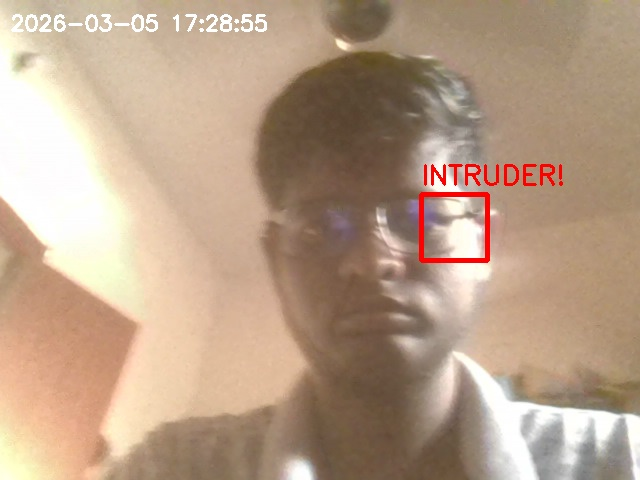
#> input picture intruders/intruder_1772711939.jpg, 640 x 480 px, given in place of the camera
$ python main_theft.py
#> lines starting #> are read from the running program, lines starting #| are printed output that depends on the picture; after the words box and inside, x2 and y2 are one past the last pixel; in counts of white or black regions, pixels touching at a corner belong together
#> (the call stopped at in _send_text, `response = requests.post(url, json=payload, timeout=5)`: requests is not available in this run)
#> in run, frame is the input picture: shape (480, 640, 3); mean B, G, R 136.7, 159.3, 185.2
### theft_detector.py
"""
Theft Detection System - COMPLETE FIXED VERSION
"""

import cv2
import numpy as np
import time
from datetime import datetime
import os

class TheftDetector:
    def __init__(self, notifier):
        """Initialize theft detector"""
        self.notifier = notifier

        # Initialize face detector
        self.face_cascade = cv2.CascadeClassifier(
            cv2.data.haarcascades + 'haarcascade_frontalface_default.xml'
        )

        # Motion detection
        self.back_subtractor = cv2.createBackgroundSubtractorMOG2()
        self.min_area = 5000

        # Alert variables
        self.last_alert_time = 0
        self.alert_cooldown = 15  # Seconds between alerts

        # Create intruder folder
        self.intruder_dir = "intruders"
        if not os.path.exists(self.intruder_dir):
            os.makedirs(self.intruder_dir)

        print("🔒 Theft Detection System Initialized")
        print(f"⏱️ Alert Cooldown: {self.alert_cooldown} seconds")

    # [24 lines left out: function detect_faces, not called in this run]

    def detect_motion(self, frame):
        """Detect motion in frame - GREEN boxes"""
        fg_mask = self.back_subtractor.apply(frame)
#> fg_mask: shape (480, 640); every value is 127
        thresh = cv2.threshold(fg_mask, 25, 255, cv2.THRESH_BINARY)[1]
#> thresh: shape (480, 640); every value is 255
        thresh = cv2.dilate(thresh, None, iterations=2)

        contours, _ = cv2.findContours(thresh, cv2.RETR_EXTERNAL, cv2.CHAIN_APPROX_SIMPLE)
#> contours = [[[0, 0], [0, 479], [639, 479], [639, 0]]]

        motion_detected = False
        for contour in contours:
            if cv2.contourArea(contour) > self.min_area:
                motion_detected = True
                (x, y, w, h) = cv2.boundingRect(contour)
                cv2.rectangle(frame, (x, y), (x+w, y+h), (0, 255, 0), 2)
#> this loop made 1 pass
#> (contour, motion_detected, x, y, w, h) on pass 1: ([[0, 0], [0, 479], [639, 479], [639, 0]], True, 0, 0, 640, 480)
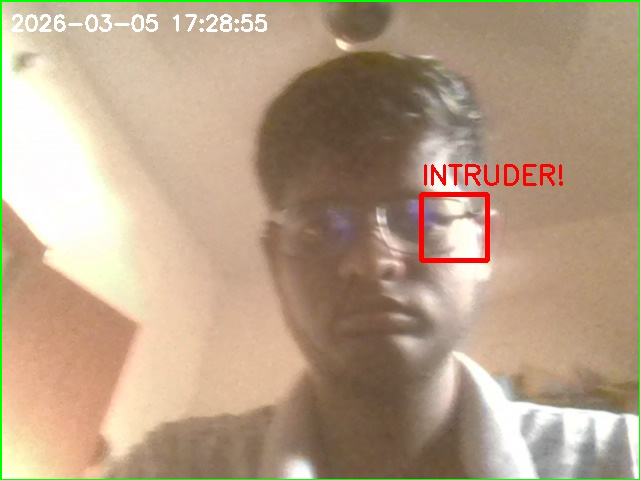
#> frame: shape (480, 640, 3); 1.09% of pixels changed, all inside (x1, y1, x2, y2) = (0, 0, 640, 480)

        return motion_detected, frame

    # [34 lines left out: function send_alert, not called in this run]

    def run(self):
        """Main detection loop"""
        cap = cv2.VideoCapture(0)

        if not cap.isOpened():
            print("❌ Camera not found!")
            return

        print("\n" + "="*50)
        print("🚨 THEFT DETECTION SYSTEM RUNNING")
        print("="*50)
        print("🟢 GREEN box = Motion")
        print("🔴 RED box = Face (INTRUDER)")
        print("📸 Photo sent to Telegram when RED box appears")
        print("⏱️ Alert cooldown: 15 seconds")
        print("="*50)
        print("Press 'q' to quit")
        print("Press 't' for test alert")
        print("="*50)

        frame_count = 0

        while cap.isOpened():
            ret, frame = cap.read()
            if not ret:
                break

            frame_count += 1
            display_frame = frame.copy()

            # Detect motion (GREEN boxes)
            motion_detected, display_frame = self.detect_motion(frame)
#> motion_detected = True

            # Detect faces (RED boxes) - every 3rd frame for speed
            if frame_count % 3 == 0:
                faces, display_frame = self.detect_faces(display_frame)
                self.send_alert(display_frame, faces)

            # Show frame count
            cv2.putText(display_frame, f"Frame: {frame_count}", (10, 120),
                       cv2.FONT_HERSHEY_SIMPLEX, 0.5, (255, 255, 255), 1)
#> display_frame: shape (480, 640, 3); 0.04% of pixels changed, all inside (x1, y1, x2, y2) = (12, 110, 79, 121)

            # Show instructions
            cv2.putText(display_frame, "Q:Quit T:Test", (10, 140),
                       cv2.FONT_HERSHEY_SIMPLEX, 0.5, (255, 255, 255), 1)
#> display_frame: shape (480, 640, 3); mean B, G, R 135.1, 160.3, 183.1

            cv2.imshow('Theft Detection System', display_frame)

            key = cv2.waitKey(1) & 0xFF
#> (key q is pressed here)
            if key == ord('q'):
                break
            elif key == ord('t'):
                print("🧪 Sending test alert...")
                dummy_faces = [(100, 100, 200, 200)]
                self.send_alert(frame, dummy_faces)

        cap.release()
        cv2.destroyAllWindows()
        print("\n🔒 Theft Detection Stopped")

### telegram_notifier.py
"""
Telegram notification module for sending alerts with photos.
"""

import requests
import logging
import cv2
import os
import tempfile

class TelegramNotifier:
    def __init__(self, bot_token=None, chat_id=None):
        """Initialize Telegram bot notifier."""
        self.bot_token = bot_token
        self.chat_id = chat_id
        self.base_url = f"https://api.telegram.org/bot{bot_token}"
        self.enabled = bool(bot_token and chat_id)

        logging.basicConfig(level=logging.INFO)
        self.logger = logging.getLogger(__name__)

        if self.enabled:
            self.logger.info("Telegram notifier initialized")

    def send_notification(self, message, frame=None):
        """Send a notification message with optional photo."""
        if not self.enabled:
            return False

        try:
            if frame is not None:
                return self._send_photo(message, frame)
            else:
                return self._send_text(message)
        except Exception as e:
            self.logger.error(f"Failed to send: {e}")
            return False

    def _send_text(self, message):
        url = f"{self.base_url}/sendMessage"
        payload = {'chat_id': self.chat_id, 'text': message}
        response = requests.post(url, json=payload, timeout=5)
        response.raise_for_status()
        return True

    # [18 lines left out: function _send_photo, not called in this run]

### main_theft.py
"""
Main Theft Detection System - COMPLETE FIXED VERSION
Run this file to start detection
"""

from telegram_notifier import TelegramNotifier
from theft_detector import TheftDetector

def main():
    """Main function to run theft detection"""

    # 🔴 YOUR TELEGRAM DETAILS - VERIFY THESE ARE CORRECT
    TELEGRAM_TOKEN = "8736399122:AAFg2X2kMO5CSSQDFMhLdNoH0ry98vWZXr4"
    CHAT_ID = "7137955785"

    print("="*50)
    print("🚀 STARTING THEFT DETECTION SYSTEM")
    print("="*50)
    print(f"📱 Telegram Token: {TELEGRAM_TOKEN[:10]}...")
    print(f"📱 Chat ID: {CHAT_ID}")
    print("="*50)

    # Initialize notifier
    notifier = TelegramNotifier(TELEGRAM_TOKEN, CHAT_ID)

    # Send startup message
    print("📱 Sending startup notification...")
    notifier.send_notification("🚨 Theft Detection System Started!\n📍 Monitoring your home...")

    # Initialize and run detector
    detector = TheftDetector(notifier)

    try:
        detector.run()
    except KeyboardInterrupt:
        print("\n🛑 System stopped by user")
        notifier.send_notification("🛑 Theft Detection System Stopped")
    except Exception as e:
        print(f"❌ Error: {e}")
        notifier.send_notification(f"❌ System Error: {e}")

if __name__ == "__main__":
    main()

$ run again, on intruders/intruder_1772711968.jpg
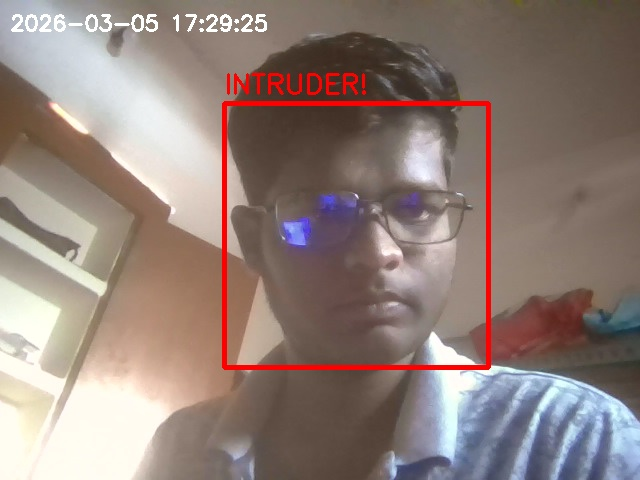
#> input picture intruders/intruder_1772711968.jpg, 640 x 480 px, given in place of the camera
#> in run, frame is the input picture: shape (480, 640, 3); mean B, G, R 121.3, 128, 145.7
#> fg_mask: shape (480, 640); every value is 127
#> thresh: shape (480, 640); every value is 255
#> contours = [[[0, 0], [0, 479], [639, 479], [639, 0]]]
#> the loop in detect_motion, `for contour in contours:` made 1 pass
#> (contour, motion_detected, x, y, w, h) on pass 1: ([[0, 0], [0, 479], [639, 479], [639, 0]], True, 0, 0, 640, 480)
#> after the loop in detect_motion, `for contour in contours:`:
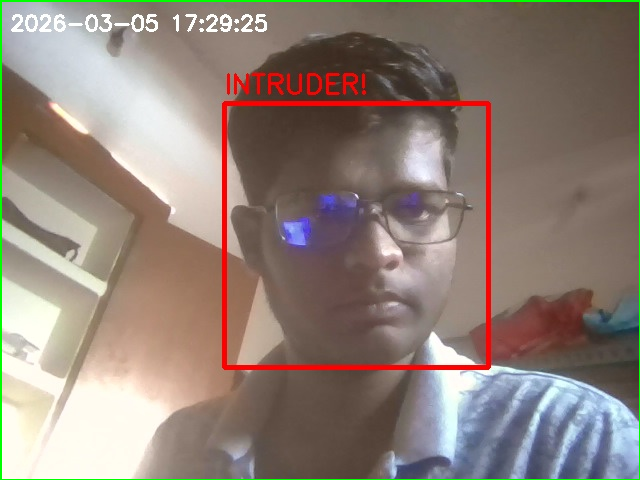
#> frame: shape (480, 640, 3); 1.09% of pixels changed, all inside (x1, y1, x2, y2) = (0, 0, 640, 480)
#> in run, `motion_detected, display_frame = self.detect_motion(frame)`: motion_detected = True
#> in run, `cv2.putText(display_frame, "Q:Quit T:Test", (10, 140), cv2.FONT_HERSHE..`:
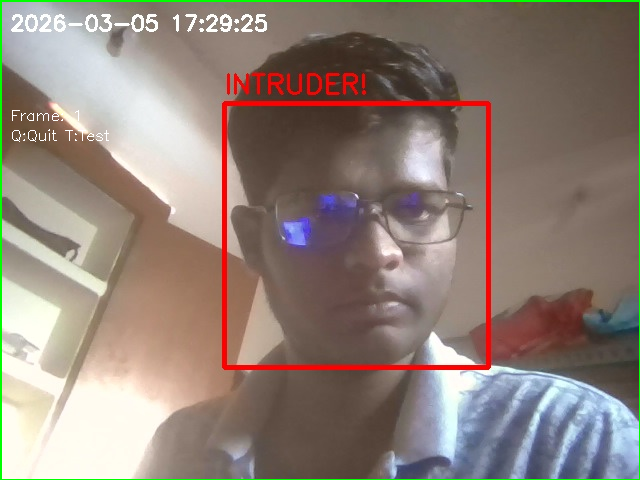
#> display_frame: shape (480, 640, 3); mean B, G, R 120.1, 129.5, 144.3

$ run again, on intruders/intruder_1772712001.jpg
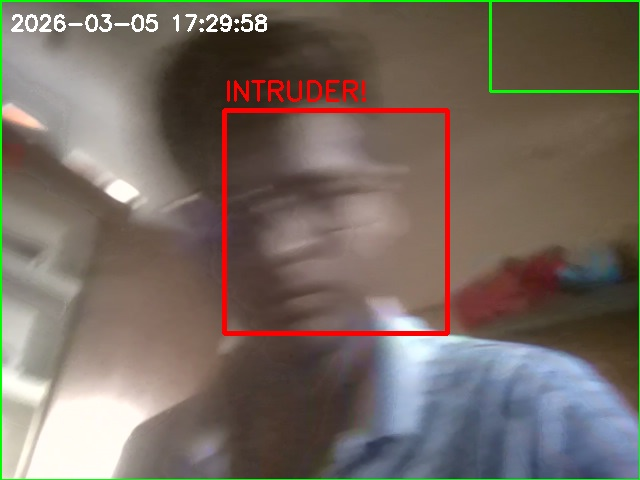
#> input picture intruders/intruder_1772712001.jpg, 640 x 480 px, given in place of the camera
#> in run, frame is the input picture: shape (480, 640, 3); mean B, G, R 97, 106.1, 117.5
#> fg_mask: shape (480, 640); every value is 127
#> thresh: shape (480, 640); every value is 255
#> contours = [[[0, 0], [0, 479], [639, 479], [639, 0]]]
#> the loop in detect_motion, `for contour in contours:` made 1 pass
#> (contour, motion_detected, x, y, w, h) on pass 1: ([[0, 0], [0, 479], [639, 479], [639, 0]], True, 0, 0, 640, 480)
#> after the loop in detect_motion, `for contour in contours:`:
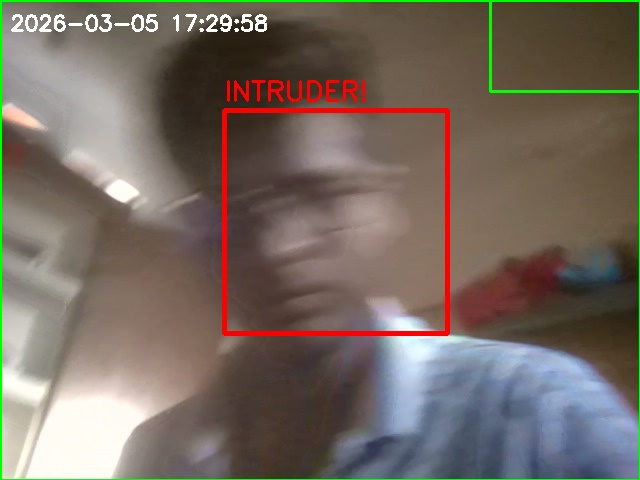
#> frame: shape (480, 640, 3); 1.01% of pixels changed, all inside (x1, y1, x2, y2) = (0, 0, 640, 480)
#> in run, `motion_detected, display_frame = self.detect_motion(frame)`: motion_detected = True
#> in run, `cv2.putText(display_frame, "Q:Quit T:Test", (10, 140), cv2.FONT_HERSHE..`:
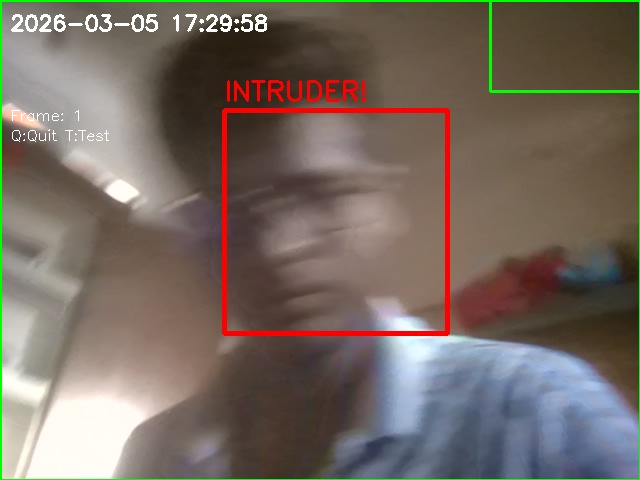
#> display_frame: shape (480, 640, 3); mean B, G, R 96.7, 106.5, 117.2

$ run again, on intruders/intruder_1772712031.jpg
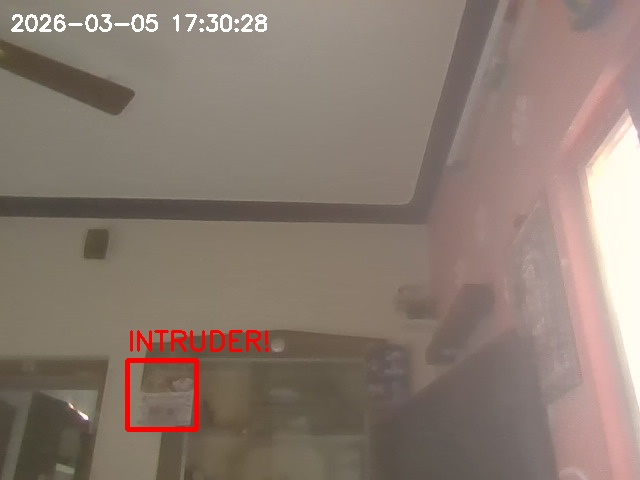
#> input picture intruders/intruder_1772712031.jpg, 640 x 480 px, given in place of the camera
#> in run, frame is the input picture: shape (480, 640, 3); mean B, G, R 113, 123.4, 139.2
#> fg_mask: shape (480, 640); every value is 127
#> thresh: shape (480, 640); every value is 255
#> contours = [[[0, 0], [0, 479], [639, 479], [639, 0]]]
#> the loop in detect_motion, `for contour in contours:` made 1 pass
#> (contour, motion_detected, x, y, w, h) on pass 1: ([[0, 0], [0, 479], [639, 479], [639, 0]], True, 0, 0, 640, 480)
#> after the loop in detect_motion, `for contour in contours:`:
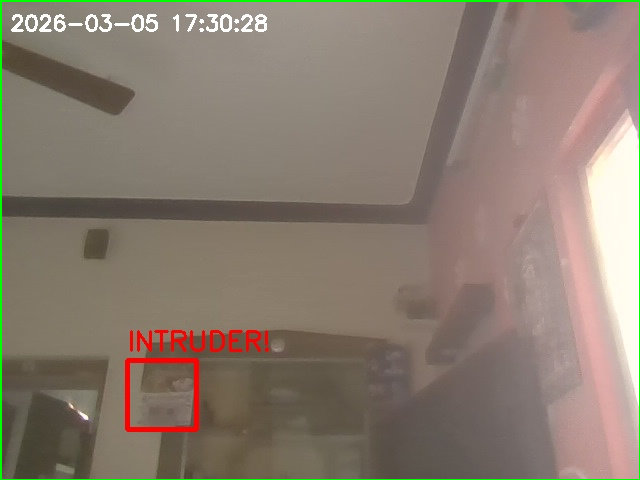
#> frame: shape (480, 640, 3); 1.09% of pixels changed, all inside (x1, y1, x2, y2) = (0, 0, 640, 480)
#> in run, `motion_detected, display_frame = self.detect_motion(frame)`: motion_detected = True
#> in run, `cv2.putText(display_frame, "Q:Quit T:Test", (10, 140), cv2.FONT_HERSHE..`:
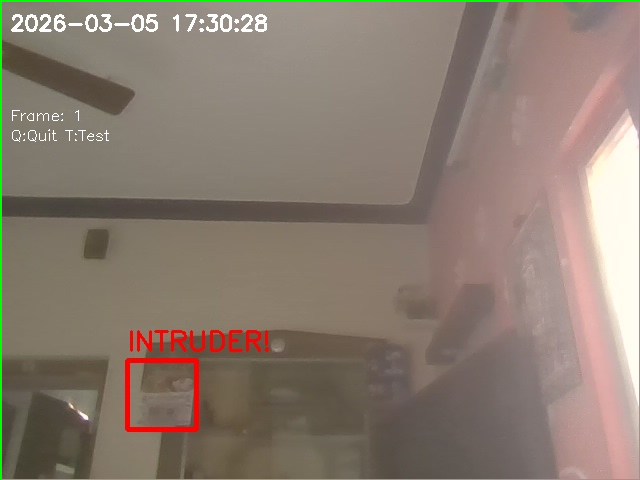
#> display_frame: shape (480, 640, 3); mean B, G, R 111.8, 124.9, 137.8
